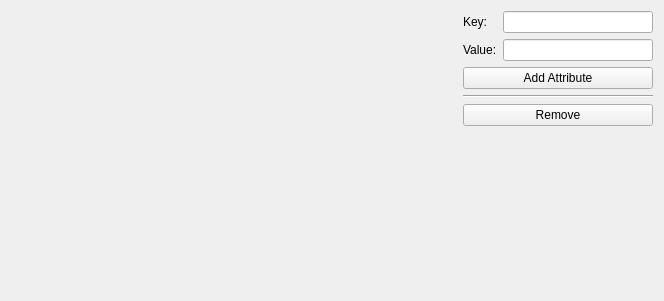
<?xml version="1.0" encoding="UTF-8"?>
<ui version="4.0">
 <class>AttributeList</class>
 <widget class="QWidget" name="AttributeList">
  <property name="geometry">
   <rect>
    <x>0</x>
    <y>0</y>
    <width>664</width>
    <height>301</height>
   </rect>
  </property>
  <property name="windowTitle">
   <string>Form</string>
  </property>
  <layout class="QHBoxLayout" name="horizontalLayout">
   <item>
    <widget class="AttributeListView" name="attributeListView" native="true">
     <property name="sizePolicy">
      <sizepolicy hsizetype="MinimumExpanding" vsizetype="Preferred">
       <horstretch>0</horstretch>
       <verstretch>0</verstretch>
      </sizepolicy>
     </property>
    </widget>
   </item>
   <item>
    <layout class="QVBoxLayout" name="verticalLayout">
     <property name="sizeConstraint">
      <enum>QLayout::SetMinimumSize</enum>
     </property>
     <item>
      <layout class="QGridLayout" name="gridLayout">
       <property name="sizeConstraint">
        <enum>QLayout::SetMaximumSize</enum>
       </property>
       <item row="0" column="1">
        <widget class="QLineEdit" name="keyLineEdit">
         <property name="sizePolicy">
          <sizepolicy hsizetype="Maximum" vsizetype="Fixed">
           <horstretch>0</horstretch>
           <verstretch>0</verstretch>
          </sizepolicy>
         </property>
         <property name="minimumSize">
          <size>
           <width>150</width>
           <height>0</height>
          </size>
         </property>
        </widget>
       </item>
       <item row="0" column="0">
        <widget class="QLabel" name="keyLabel">
         <property name="sizePolicy">
          <sizepolicy hsizetype="Maximum" vsizetype="Maximum">
           <horstretch>0</horstretch>
           <verstretch>0</verstretch>
          </sizepolicy>
         </property>
         <property name="text">
          <string>Key:</string>
         </property>
        </widget>
       </item>
       <item row="1" column="0">
        <widget class="QLabel" name="valueLabel">
         <property name="sizePolicy">
          <sizepolicy hsizetype="Maximum" vsizetype="Maximum">
           <horstretch>0</horstretch>
           <verstretch>0</verstretch>
          </sizepolicy>
         </property>
         <property name="text">
          <string>Value:</string>
         </property>
        </widget>
       </item>
       <item row="1" column="1">
        <widget class="QLineEdit" name="valueLineEdit">
         <property name="sizePolicy">
          <sizepolicy hsizetype="Maximum" vsizetype="Fixed">
           <horstretch>0</horstretch>
           <verstretch>0</verstretch>
          </sizepolicy>
         </property>
         <property name="minimumSize">
          <size>
           <width>150</width>
           <height>0</height>
          </size>
         </property>
        </widget>
       </item>
      </layout>
     </item>
     <item>
      <widget class="QPushButton" name="addPushButton">
       <property name="sizePolicy">
        <sizepolicy hsizetype="Minimum" vsizetype="Fixed">
         <horstretch>0</horstretch>
         <verstretch>0</verstretch>
        </sizepolicy>
       </property>
       <property name="text">
        <string>Add Attribute</string>
       </property>
      </widget>
     </item>
     <item>
      <widget class="Line" name="line">
       <property name="orientation">
        <enum>Qt::Horizontal</enum>
       </property>
      </widget>
     </item>
     <item>
      <widget class="QPushButton" name="removePushButton">
       <property name="sizePolicy">
        <sizepolicy hsizetype="Minimum" vsizetype="Fixed">
         <horstretch>0</horstretch>
         <verstretch>0</verstretch>
        </sizepolicy>
       </property>
       <property name="text">
        <string>Remove</string>
       </property>
      </widget>
     </item>
     <item>
      <spacer name="verticalSpacer">
       <property name="orientation">
        <enum>Qt::Vertical</enum>
       </property>
       <property name="sizeHint" stdset="0">
        <size>
         <width>20</width>
         <height>40</height>
        </size>
       </property>
      </spacer>
     </item>
    </layout>
   </item>
  </layout>
 </widget>
 <customwidgets>
  <customwidget>
   <class>AttributeListView</class>
   <extends>QWidget</extends>
   <header location="global">src/interface/widgets</header>
   <container>1</container>
  </customwidget>
 </customwidgets>
 <resources/>
 <connections/>
</ui>
